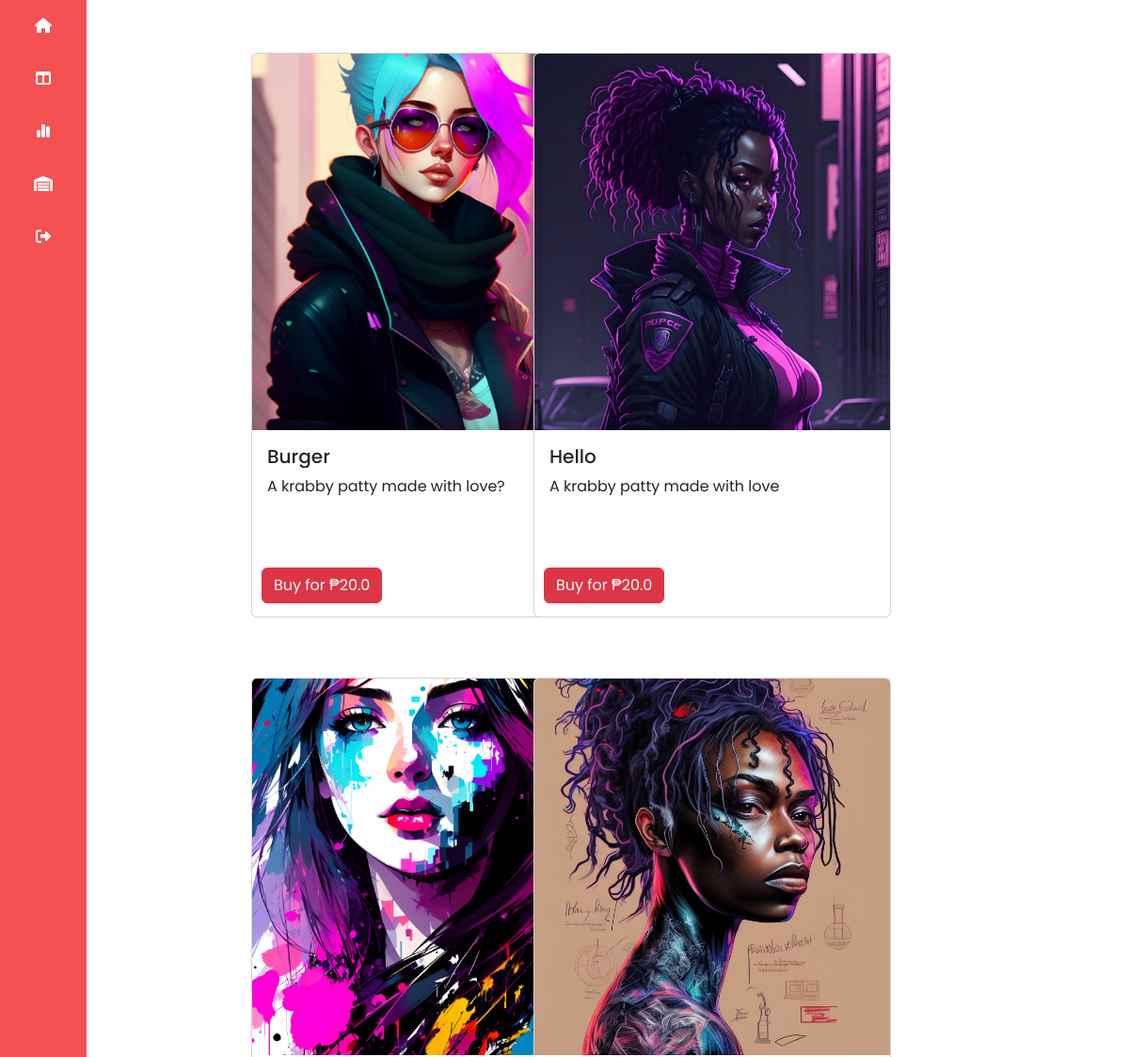
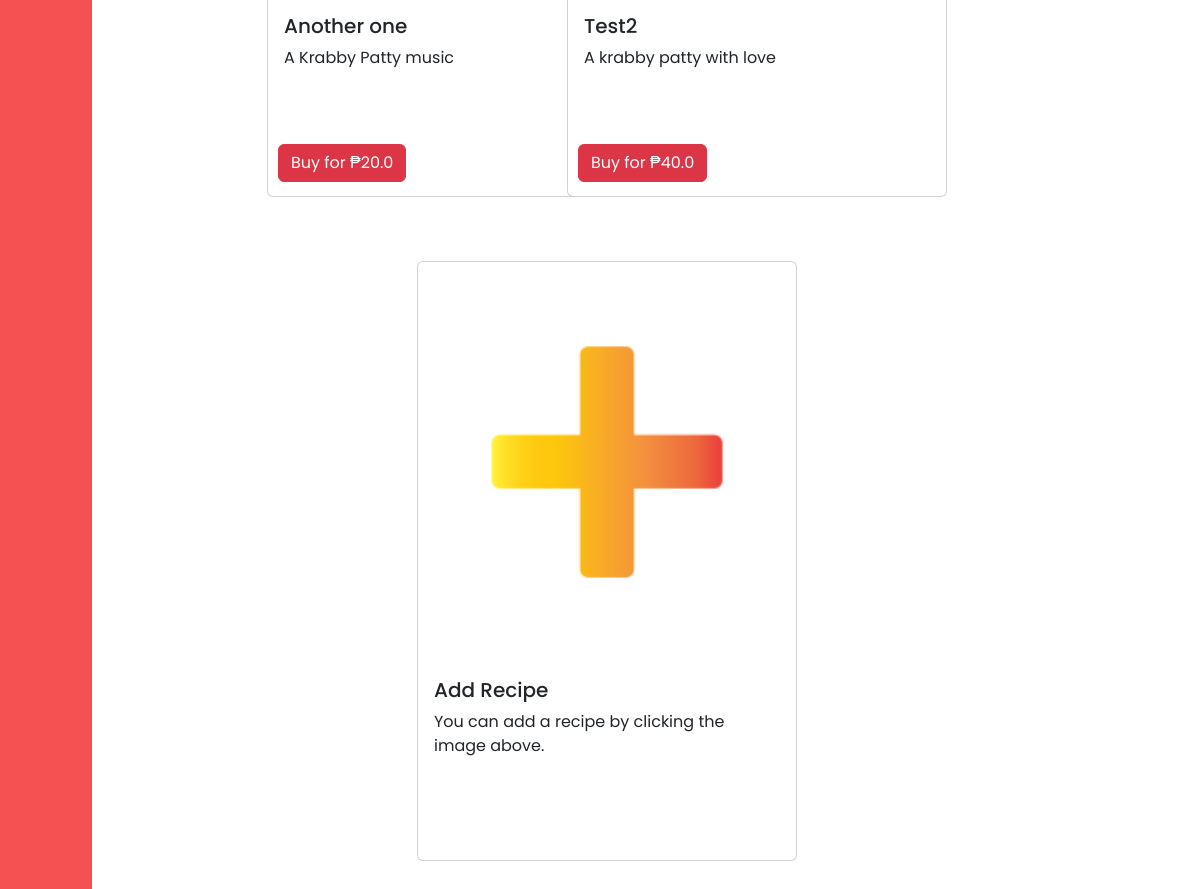
/recipes/ (signed in), run on the app's committed database (2 pictures, top to bottom).
### Websites/Dimsumz2Go/main.py (models this page shows)
class menuItem(db.Model):
    __tablename__ = 'menu_item'
    id = db.Column(db.Integer, primary_key=True, autoincrement=True)
    name = db.Column(db.String(32), unique=False, nullable=False)
    desc = db.Column(db.String(138), unique=False, nullable=False)
    cost = db.Column(db.Float(20), nullable=False)

class Image(db.Model):
    __tablename__ = 'image'
    id = db.Column(db.Integer, primary_key=True, autoincrement=True)
    menu_item_id = db.Column(db.Integer, db.ForeignKey(
        'menu_item.id'), nullable=False)
    path = db.Column(db.String(250), nullable=False)
    instructions = db.Column(db.String(1500), nullable=False)

### Websites/Dimsumz2Go/main.py (the view)
@app.route('/recipes/', methods=['GET', 'POST'])
@login_required
def recipes():
    menus = menuItem.query.all()
    imgs = Image.query.all()
    return render_template("recipes.html", menu=menus, img=imgs, zip=zip, image_path=IMAGE_FOLDER)

### Websites/Dimsumz2Go/main.py (called while the page is built)
@login_manager.user_loader
def load_user(user_id):
    return Users.query.get(int(user_id))

### Websites/Dimsumz2Go/templates/recipes.html (shortened to what this page needs)
<!DOCTYPE html>
<html lang="en">
<head>
    <link href="https://cdn.jsdelivr.net/npm/bootstrap@5.3.0-alpha3/dist/css/bootstrap.min.css" rel="stylesheet"
>
    <link href="/static/css/style.css" rel="stylesheet">
</head>
<body>
    <div class="container-fluid" id="wrapper">
        <div class="row">
            <div class="col-lg-auto col-md-auto sticky-top" style="background-color: #f55052;">
                <div class="d-flex flex-sm-column flex-row flex-nowrap  align-items-center sticky-top">
                    <ul
                        class="nav nav-pills nav-flush flex-sm-column flex-row flex-nowrap mb-auto mx-auto text-center justify-content-between w-100 px-3 align-items-center">
                        <li class="nav-item">
                            <a href="{{ url_for('home') }}" class="nav-link py-3 px-2 hovertext" data-hover="Home"
                                title="" data-bs-toggle="tooltip" data-bs-placement="right"
                                data-bs-original-title="Home">
                                <i class="fa-solid fa-house" style="color:white;"></i>
                            </a>
                        </li>
                        <li>
                            <a href="{{ url_for('dashboard') }}" class="nav-link py-3 px-2 hovertext"
                                data-hover="Dashboard" title="" data-bs-toggle="tooltip" data-bs-placement="right"
                                data-bs-original-title="Dashboard">
                                <i class="fa-solid fa-table-columns" style="color:white;"></i>
                            </a>
                        </li>
                        <li>
                            <a href="{{ url_for('graphs') }}" class="nav-link py-3 px-2 hovertext" data-hover="Graphs"
                                data-bs-toggle="tooltip" data-bs-placement="right" data-bs-original-title="Graphs">
                                <i class="fa-solid fa-chart-simple" style="color:white;"></i>
                            </a>
                        </li>
                        <li>
                            <a href="{{ url_for('inventory') }}" class="nav-link py-3 px-2 hovertext"
                                data-hover="Inventory" title="" data-bs-toggle="tooltip" data-bs-placement="right"
                                data-bs-original-title="Products">
                                <i class="fa-solid fa-warehouse" style="color:white;"></i>
                            </a>
                        </li>
                        <li>
                            <a href="{{ url_for('logout') }}" class="nav-link py-3 px-2 hovertext" data-hover="Sign-out"
                                title="" data-bs-toggle="tooltip" data-bs-placement="right"
                                data-bs-original-title="Sign-out">
                                <i class="fa-solid fa-right-from-bracket" style="color:white;"></i>
                            </a>
                        </li>
                    </ul>
                </div>
            </div>
            <div class="col-lg-9 col-md-9 p-3 min-vh-100">
                <div class="row row-cols-1 row-cols-md-2 row-cols-lg-3 g-4 justify-content-center"
                    style="padding: 20px 250px 0 0">
                    {% for m, i in zip(menu, img) %}
                    <div class="col-md-6 col-lg-4 col-sm-12" style="padding: 20px 150px 20px 150px;">
                        <div class="card custom-card">
                            <a href="{{ url_for('item', num=m.id) }}">
                                <img src="/static/{{ i.path }}" class="card-img-top card-img-height recipe-img-hover"
                                    alt="Recipes">
                            </a>
                            <div class="card-body">
                                <h5 class="card-title custom-title-truncate ">{{ m.name }}</h5>
                                <p class="card-text custom-truncate">{{ m.desc }}</p>
                                <button data-bs-toggle="modal" style="cursor: pointer;" data-bs-target="#popup"
                                    class="btn-position my-1 mx-auto btn btn-danger"
                                    onclick="showPopup('{{m.name}}')">Buy
                                    for ₱{{ m.cost}}</button>
                            </div>
                        </div>
                    </div>
                    {% endfor %}
                    <div class="col-md-6 col-lg-4 col-sm-12" style="padding: 20px 150px  20px 150px;">
                        <div class="card custom-card">
                            <a href=" {{ url_for('create') }}">
                                <img src="/static/images/plus.png" class="card-img-top card-img-height recipe-img-hover"
                                    alt="Recipes">
                            </a>
                            <div class="card-body">
                                <h5 class="card-title custom-title-truncate">Add Recipe</h5>
                                <p class="card-text custom-truncate">You can add a recipe by clicking the image above.
                                </p>
                            </div>
                        </div>
                    </div>
                </div>
            </div>
        </div>
    </div>
</body>
</html>

### Websites/Dimsumz2Go/static/css/style.css (style rules this page uses)
a { text-decoration: none; }
body { font-family: 'Poppins', sans-serif; }
.card-img-height { height: 400px; object-fit: cover; }
.custom-card { height: 600px; width: 380px; }
.custom-truncate { display: -webkit-box; -webkit-line-clamp: 3; -webkit-box-orient: vertical; overflow: hidden; }
.custom-title-truncate { display: -webkit-box; -webkit-line-clamp: 1; -webkit-box-orient: vertical; overflow: hidden; }
.btn-position { position: absolute; bottom: 10px; left: 10px; }
.hovertext { position: relative; }
.hovertext:before { content: attr(data-hover); visibility: hidden; opacity: 0; width: 140px; background-color: black; color: #fff; text-align: center; border-radius: 5px; padding: 5px 0; transition: opacity 1s ease-in-out; position: absolute; z-index: 1; left: 0; top: 110%; }

### data on the page
menuItem: path (picture), name "Burger", desc "A krabby patty made with love?", cost "20.0"
menuItem: path (picture), name "Hello", desc "A krabby patty made with love", cost "20.0"
menuItem: path (picture), name "Another one", desc "A Krabby Patty music", cost "20.0"
menuItem: path (picture), name "Test2", desc "A krabby patty with love", cost "40.0"
